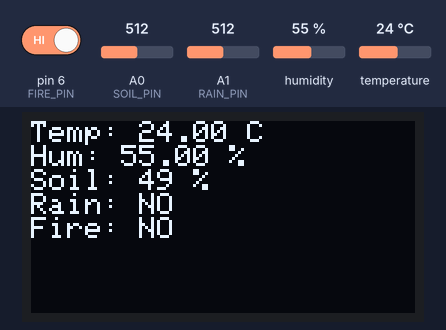
Bench run of a sketch on a simulated Arduino Mega 2560, built with avr-gcc and run on an emulated ATmega2560. Parts: 128×64 one-colour display. The inputs (shaded band) are chosen by the test bench; at power-on: A1 (RAIN_PIN) = 512, pin 6 (FIRE_PIN) HIGH, humidity 55 %, A0 (SOIL_PIN) = 512, temperature 24 °C. Storage starts empty; what the sketch prints to the serial monitor is not drawn.

Above: at 3.2 s.
3.3 s: A1 (RAIN_PIN) set to 483
At 15.4 s:
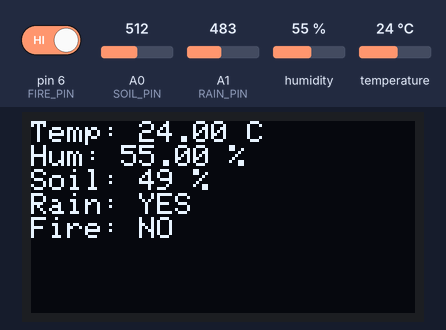
15.8 s: pin 6 (FIRE_PIN) driven LOW
At 27.6 s:
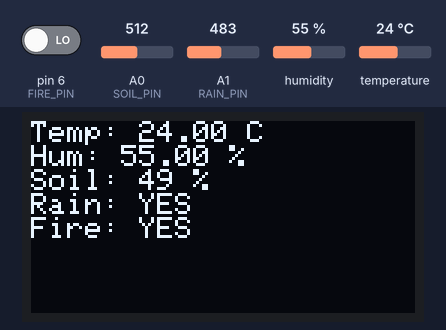
28.0 s: humidity set to 22 %
At 39.8 s:
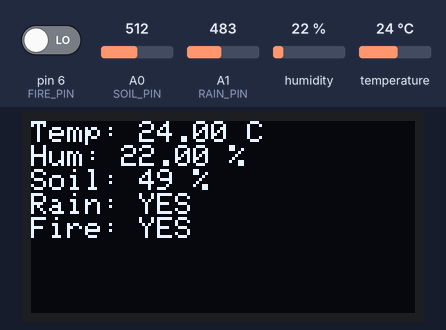
40.2 s: A0 (SOIL_PIN) set to 490
At 51.9 s:
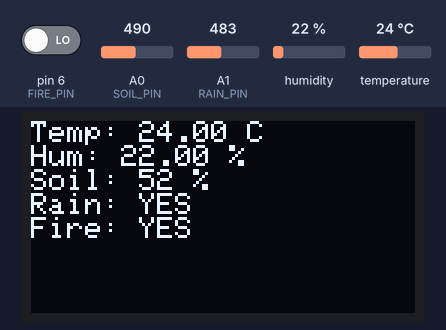
52.5 s: temperature set to 12 °C
At 64.1 s:
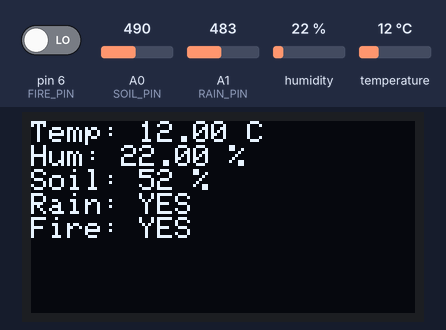
64.7 s: A1 (RAIN_PIN) set to 510
At 76.2 s:
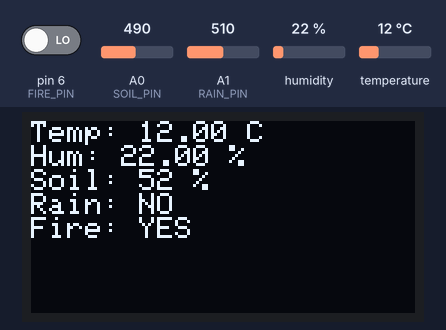
Timing chart, 0 to 77.7 s (numbered marks = the images above; inputs shaded):
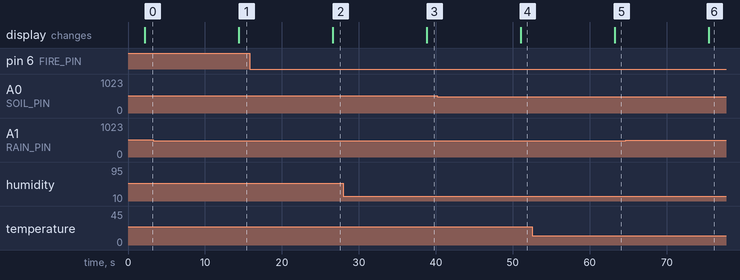

Measured:
- the behaviour switches between 500 and 499 on A1 (RAIN_PIN) (found by bisection; images 0 and 1)
- after the input at 3.3 s, the display: changes after 11.1 s (image 1)
- after the input at 15.8 s, the display: changes after 10.8 s (image 2)
- after the input at 28.0 s, the display: changes after 10.8 s (image 3)
- after the input at 40.2 s, the display: changes after 10.8 s (image 4)
- after the input at 52.5 s, the display: changes after 10.7 s (image 5)
- after the input at 64.7 s, the display: changes after 10.7 s (image 6)

The sketch:

arduinoMega2560.ino
```cpp
#include <Adafruit_GFX.h>

#include <Adafruit_SSD1306.h>

#include <DHT.h>

#include <SD.h>

#include <SPI.h>

#include <Wire.h>

#define DHTPIN 2
#define DHTTYPE DHT11
#define SOIL_PIN A0
#define RAIN_PIN A1
#define FIRE_PIN 6
#define SD_CS 10

#define SCREEN_WIDTH 128
#define SCREEN_HEIGHT 64
#define OLED_RESET - 1

DHT dht(DHTPIN, DHTTYPE);
Adafruit_SSD1306 display(SCREEN_WIDTH, SCREEN_HEIGHT, & Wire, OLED_RESET);

File logFile;

void setContrast(uint8_t contrast_value); // prototype

// --- Resend queue / ACK helpers
const unsigned long ACK_TIMEOUT_MS = 2000; // 2 seconds

bool waitForAck(unsigned long timeout_ms) {
  unsigned long start = millis();
  String reply = "";
  while (millis() - start < timeout_ms) {
    if (Serial1.available()) {
      reply = Serial1.readStringUntil('\n');
      reply.trim();
      if (reply.length() > 0) {
        Serial.print("Reply from ESP: ");
        Serial.println(reply);
        if (reply == "ACK") return true;
        else return false; // NACK or other
      }
    }
    delay(10);
  }
  // timeout
  return false;
}

// Resend queued unsent.txt entries on boot
void resendUnsent() {
  if (!SD.exists("unsent.txt")) {
    Serial.println("No unsent queue found.");
    return;
  }

  Serial.println("Processing unsent queue...");

  // remove tmp if exists
  if (SD.exists("unsent_tmp.txt")) {
    SD.remove("unsent_tmp.txt");
  }

  File inFile = SD.open("unsent.txt", FILE_READ);
  if (!inFile) {
    Serial.println("Failed to open unsent.txt for reading");
    return;
  }

  File tmpFile = SD.open("unsent_tmp.txt", FILE_WRITE); // will append; we removed it above, so this creates it
  if (!tmpFile) {
    Serial.println("Failed to create unsent_tmp.txt");
    inFile.close();
    return;
  }

  while (inFile.available()) {
    String line = inFile.readStringUntil('\n');
    line.trim();
    if (line.length() == 0) continue;

    Serial.println("Resending queued JSON: " + line);
    Serial1.println(line);

    bool ok = waitForAck(ACK_TIMEOUT_MS);
    if (ok) {
      Serial.println("Resend ACK received; skipping requeue");
    } else {
      Serial.println("No ACK for queued item; keeping in queue");
      tmpFile.println(line); // append to temp queue
    }
    delay(50); // gentle gap
  }

  inFile.close();
  tmpFile.close();

  // Replace unsent.txt with unsent_tmp.txt content:
  // delete original, then if tmp has contents, copy tmp -> unsent, then remove tmp.
  SD.remove("unsent.txt");

  File checkTmp = SD.open("unsent_tmp.txt", FILE_READ);
  if (!checkTmp) {
    Serial.println("No tmp queue file present after processing.");
    return;
  }

  if (checkTmp.size() == 0) {
    // nothing to requeue
    checkTmp.close();
    SD.remove("unsent_tmp.txt");
    Serial.println("Unsent queue cleared.");
    return;
  }

  // copy tmp back to unsent.txt
  File newUnsent = SD.open("unsent.txt", FILE_WRITE);
  if (!newUnsent) {
    Serial.println("Failed to recreate unsent.txt");
    checkTmp.close();
    return;
  }

  while (checkTmp.available()) {
    String l = checkTmp.readStringUntil('\n');
    newUnsent.println(l);
  }

  checkTmp.close();
  newUnsent.close();
  SD.remove("unsent_tmp.txt");
  Serial.println("Unsent queue updated.");
}

// --- End resend helpers

void setup() {
  Serial1.begin(9600); // NodeMCU
  Serial.begin(9600); // Debug
  dht.begin();

  if (!SD.begin(SD_CS)) {
    Serial.println("SD init failed");
  } else {
    Serial.println("SD init success");
  }

  if (!display.begin(SSD1306_SWITCHCAPVCC, 0x3C)) {
    Serial.println("OLED init failed");
    while (1);
  }

  // Set contrast to half (value between 0 and 255)
  setContrast(128); // Half contrast (you can adjust this to any value between 0 and 255)

  display.clearDisplay();
  display.setTextSize(3);
  display.setTextColor(SSD1306_WHITE);
  display.setCursor(0, 0);
  display.println("Mega\nStarted");
  display.display();

  delay(2000);

  // Attempt to resend any previously queued unsent JSONs
  resendUnsent();
}

void loop() {
  float temp = dht.readTemperature();
  float humid = dht.readHumidity();

  // Fix NaN values with default readings
  if (isnan(temp)) {
    temp = 25.0; // default temperature
  }
  if (isnan(humid)) {
    humid = 50.0; // default humidity
  }

  int soilRaw = analogRead(SOIL_PIN);
  int rainRaw = analogRead(RAIN_PIN);
  bool fireDetected = digitalRead(FIRE_PIN) == LOW;

  int soil = map(soilRaw, 1023, 0, 0, 100);
  bool rain = rainRaw < 500;

  logData(temp, humid, soil, soilRaw, rain, rainRaw, fireDetected);
  displayData(temp, humid, soil, rain, fireDetected);

  String json =
    buildJson(temp, humid, soil, soilRaw, rain, rainRaw, fireDetected);

  // send JSON to NodeMCU and wait for ACK
  Serial1.println(json);
  Serial.println("Sent JSON to ESP: " + json); // Debug print to USB

  bool gotAck = waitForAck(ACK_TIMEOUT_MS);

  if (gotAck) {
    Serial.println("ACK received from ESP");
  } else {
    Serial.println("No ACK received — queuing JSON to unsent.txt");

    // Append JSON to unsent queue on SD for retry
    File unsentFile = SD.open("unsent.txt", FILE_WRITE);
    if (unsentFile) {
      unsentFile.println(json);
      unsentFile.close();
      Serial.println("Queued unsent JSON to unsent.txt");
    } else {
      Serial.println("Failed to open unsent.txt — SD write failed");
    }
  }

  delay(10000);
}

void logData(float temp, float humid, int soil, int soilRaw, bool rain,
  int rainRaw, bool fire) {
  logFile = SD.open("datalog.txt", FILE_WRITE);
  if (logFile) {
    logFile.print("T:");
    logFile.print(temp);
    logFile.print(", H:");
    logFile.print(humid);
    logFile.print(", Soil:");
    logFile.print(soil);
    logFile.print(", SoilRaw:");
    logFile.print(soilRaw);
    logFile.print(", Rain:");
    logFile.print(rain ? "1" : "0");
    logFile.print(", RainRaw:");
    logFile.print(rainRaw);
    logFile.print(", Fire:");
    logFile.println(fire ? "1" : "0");
    logFile.close();
  } else {
    Serial.println("SD log failed");
  }
}

void displayData(float temp, float humid, int soil, bool rain, bool fire) {
  display.clearDisplay();
  display.setCursor(0, 0);
  display.setTextSize(1);
  display.print("Temp: ");
  display.print(temp);
  display.println(" C");
  display.print("Hum: ");
  display.print(humid);
  display.println(" %");
  display.print("Soil: ");
  display.print(soil);
  display.println(" %");
  display.print("Rain: ");
  display.println(rain ? "YES" : "NO");
  display.print("Fire: ");
  display.println(fire ? "YES" : "NO");
  display.display();
}

String buildJson(float temp, float humid, int soil, int soilRaw, bool rain,
  int rainRaw, bool fire) {
  String json = "{";
  json += "\"temperature\":" + String(temp, 2) + ",";
  json += "\"humidity\":" + String(humid, 2) + ",";
  json += "\"soil_moisture\":" + String(soil) + ",";
  json += "\"soil_raw\":" + String(soilRaw) + ",";
  json += "\"rain\":" + String(rain ? "true" : "false") + ",";
  json += "\"rain_raw\":" + String(rainRaw) + ",";
  json += "\"fire\":" + String(fire ? "true" : "false");
  json += "}";
  return json;
}

// Function to set the contrast of the OLED display
void setContrast(uint8_t contrast_value) {
  // Send the contrast command (0x81) followed by the contrast value (0-255)
  display.ssd1306_command(0x81); // Contrast control command
  display.ssd1306_command(contrast_value); // Set contrast value
}
```
